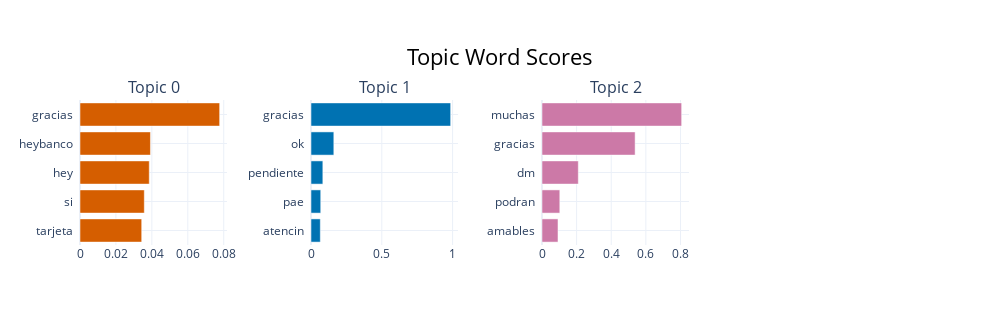

Here is the notebook cell this chart was saved with:
### Code cell
model.visualize_barchart()

### Figure 1 — Plotly figure (JSON) as saved in the notebook; plotly's stock layout.template omitted (floating-point values rounded to 4 significant figures)
{"data": [{"marker": {"color": "#D55E00"}, "orientation": "h", "type": "bar", "x": [0.03434, 0.03579, 0.03855, 0.0392, 0.07773], "xaxis": "x", "y": ["tarjeta  ", "si  ", "hey  ", "heybanco  ", "gracias  "], "yaxis": "y"}, {"marker": {"color": "#0072B2"}, "orientation": "h", "type": "bar", "x": [0.0657, 0.06871, 0.0836, 0.1611, 0.9862], "xaxis": "x2", "y": ["atencin  ", "pae  ", "pendiente  ", "ok  ", "gracias  "], "yaxis": "y2"}, {"marker": {"color": "#CC79A7"}, "orientation": "h", "type": "bar", "x": [0.0924, 0.1028, 0.2097, 0.5379, 0.8068], "xaxis": "x3", "y": ["amables  ", "podran  ", "dm  ", "gracias  ", "muchas  "], "yaxis": "y3"}], "layout": {"annotations": [{"font": {"size": 16}, "showarrow": false, "text": "Topic 0", "x": 0.0875, "xanchor": "center", "xref": "paper", "y": 1, "yanchor": "bottom", "yref": "paper"}, {"font": {"size": 16}, "showarrow": false, "text": "Topic 1", "x": 0.3625, "xanchor": "center", "xref": "paper", "y": 1, "yanchor": "bottom", "yref": "paper"}, {"font": {"size": 16}, "showarrow": false, "text": "Topic 2", "x": 0.6375, "xanchor": "center", "xref": "paper", "y": 1, "yanchor": "bottom", "yref": "paper"}], "height": 325, "hoverlabel": {"bgcolor": "white", "font": {"family": "Rockwell", "size": 16}}, "showlegend": false, "title": {"font": {"color": "Black", "size": 22}, "text": "Topic Word Scores", "x": 0.5, "xanchor": "center", "yanchor": "top"}, "width": 1000, "xaxis": {"anchor": "y", "domain": [0, 0.175], "showgrid": true}, "xaxis2": {"anchor": "y2", "domain": [0.275, 0.45], "showgrid": true}, "xaxis3": {"anchor": "y3", "domain": [0.55, 0.725], "showgrid": true}, "xaxis4": {"anchor": "y4", "domain": [0.825, 1], "showgrid": true}, "yaxis": {"anchor": "x", "domain": [0, 1], "showgrid": true}, "yaxis2": {"anchor": "x2", "domain": [0, 1], "showgrid": true}, "yaxis3": {"anchor": "x3", "domain": [0, 1], "showgrid": true}, "yaxis4": {"anchor": "x4", "domain": [0, 1], "showgrid": true}}}
